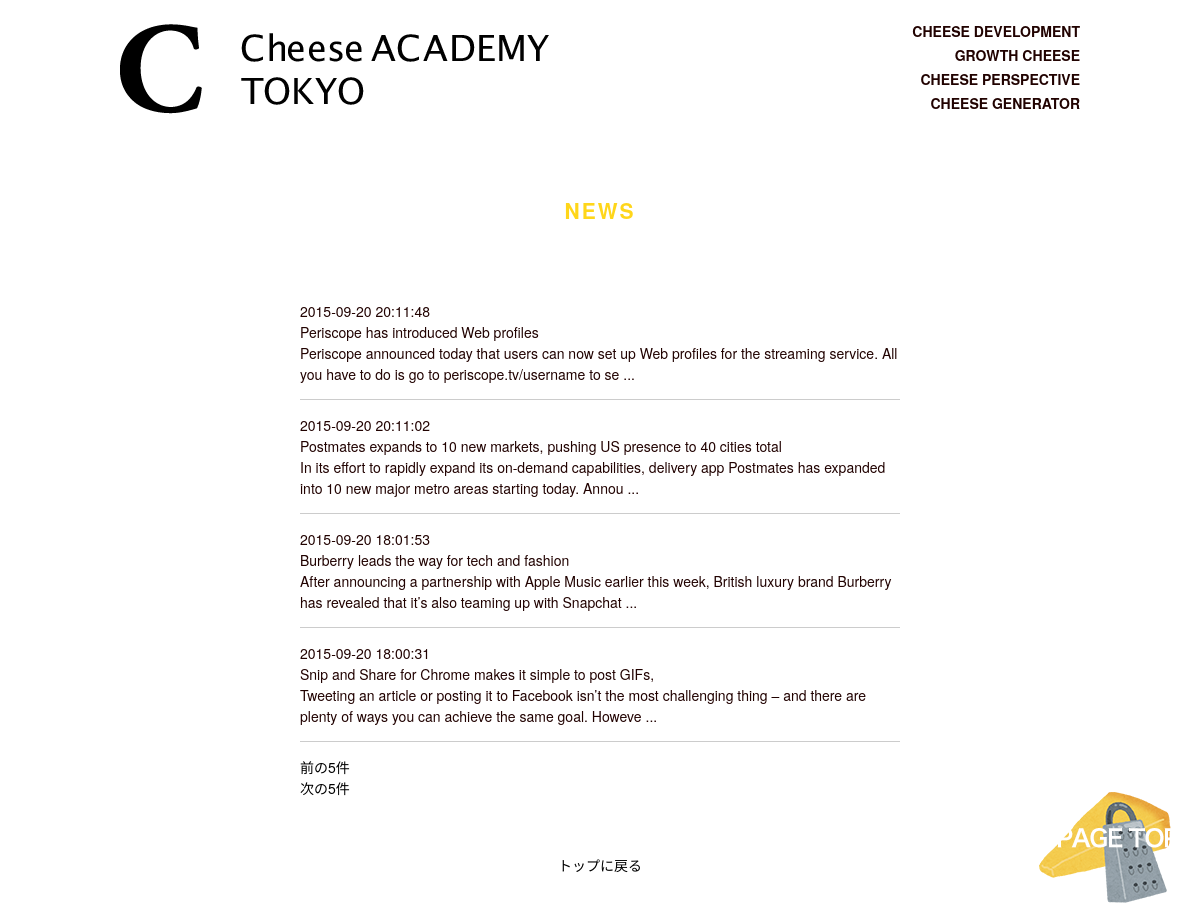
Screenshot of /apps.php with the database file from the repository.
### tables this page shows
CREATE TABLE IF NOT EXISTS `newsapp` (
  `id` int(11) NOT NULL,
  `title` varchar(128) NOT NULL,
  `content` varchar(1024) NOT NULL,
  `category_id` int(11) NOT NULL,
  `category_name` varchar(64) NOT NULL,
  `create_date` datetime NOT NULL,
  `update_date` datetime NOT NULL,
  `vote_num` int(11) NOT NULL
);

### apps.php (the view, shortened to what this page needs)
<!DOCTYPE html>
<html>
<head>
    <link rel="stylesheet" href="css/reset.css">
    <link rel="stylesheet" href="css/style.css">
</head>
<body>
    <?php include('header.php'); ?>
    <section class="news contents-box">
        <h2 class="section-title text-center">
            <span class="section-title__yellow">News</span>
        </h2>
        <article class="news-detail">
            <dl class="clearfix">
				<?php
				$news_start = (intval($_GET['page']) - 1) * NEWS_LIST;
				$pdo = new PDO("mysql:host=localhost;dbname=cs_academy;charset=utf8", "root", "");
				$sql = "SELECT * FROM newsapp WHERE category_id = 1 ORDER BY create_date DESC";
				$stmt = $pdo->prepare($sql);
				$stmt->execute();
				$results = $stmt->fetchAll(PDO::FETCH_ASSOC);
				foreach($results as $row) {
					echo '<dt>';
					echo $row['create_date'];
					echo '</dt>';
					echo '<dd class="news-title">';
					echo $row['title'];
					echo '</dd>';
					echo '<a href="content.php?id">';
					echo '<dd class="news-description">';
					echo mb_substr($row['content'], 0, 150);
					if (mb_strlen($row['content']) > 150) {echo ' ...';}
					echo '</dd>';
					echo '</a>';
					echo'<hr>';
				}
				$sql = "SELECT COUNT(id) AS count FROM newsapp WHERE category_id = 1";
				$stmt = $pdo->prepare($sql);
				$stmt->execute();
				$results = $stmt->fetchAll(PDO::FETCH_ASSOC);
				$news_count = $results[0]['count'];
				if ($news_start != 0) {
					echo '<a href="news_list.php?page=' . (intval($_GET['page']) - 1) . '">前の'. NEWS_LIST . '件</a>';
				}
				if ($news_count > ($news_start + NEWS_LIST)) {
					echo '<div class="news-next"><a href="news_list.php?page=' . (intval($_GET['page']) + 1) . '">次の' . NEWS_LIST . '件</a></div>';
				}
				?>
				<p class="view-detail text-center"><a href="index.php">トップに戻る</a></p>
            </dl>
        </article>
    </section>
    <?php include('footer.php'); ?>
<p class="btn-pageTop"><a href="#"><img src="img/btn-pagetop.png" alt=""></a></p>
</body>
</html>

### header.php (shortened to what this page needs)
<!DOCTYPE html>
<html>
<head>
    <link rel="stylesheet" href="css/reset.css">
    <link rel="stylesheet" href="css/style.css">
</head>
<body>
    <header class="header">
        <div class="inner clearfix">
            <h1 class="site-title"><a href="#"><img src="img/logo.png" alt="Cheese Academy Tokyo"></a></h1>
            <ul class="list-header text-right">
                <li>CHEESE DEVELOPMENT</li>
                <li>GROWTH CHEESE</li>
                <li>CHEESE PERSPECTIVE</li>
                <li>CHEESE GENERATOR</li>
            </ul>
        </div>
    </header>

### css/style.css (style rules this page uses)
body { font-size:62.5%; font-family:'Helvetica Neue', Helvetica, Arial, YuGothic, 'Yu Gothic', 游ゴシック体, '游ゴシック', 'ヒラギノ角ゴ ProN W3', 'Hiragino Kaku Gothic ProN', 'ヒラギノ角ゴ Pro W3', 'Hiragino Kaku Gothic Pro', メイリオ, Meiryo, 'MS ゴシック', 'MS Gothic', sans-serif; }
.inner { width:960px; margin:0 auto; }
.text-center { text-align:center; }
.text-right { text-align:right; }
.site-title { float:left; }
.section-title { margin-bottom: 21px; font-size:21px; text-transform: uppercase; letter-spacing: 0.1em; }
.section-title__yellow { color:#ffd61a; }
.list-header { float:right; }
.list-header >li { margin-bottom: 10px; font-weight: bold; }
.header { padding:24px 0; }
.contents-box { padding:56px 0 48px; }
.news-detail { width:600px; margin:80px auto 0; line-height:1.5; }
.view-detail { margin-top:56px; }
.btn-pageTop { position: fixed; right: 20px; bottom:20px; }

### rows the page displays
newsapp: create_date "2015-09-20 20:11:48", title "Periscope has introduced Web profiles", content "Periscope announced today that users can now set up Web profiles for the streaming service. All you have to do is go to periscope.tv/username to se"
newsapp: create_date "2015-09-20 20:11:02", title "Postmates expands to 10 new markets, pushing US presence to 40 cities total", content "In its effort to rapidly expand its on-demand capabilities, delivery app Postmates has expanded into 10 new major metro areas starting today. Annou"
newsapp: create_date "2015-09-20 18:01:53", title "Burberry leads the way for tech and fashion", content "After announcing a partnership with Apple Music earlier this week, British luxury brand Burberry has revealed that it’s also teaming up with Snapchat"
newsapp: create_date "2015-09-20 18:00:31", title "Snip and Share for Chrome makes it simple to post GIFs,", content "Tweeting an article or posting it to Facebook isn’t the most challenging thing – and there are plenty of ways you can achieve the same goal. Howeve"

### other values shown
NEWS_LIST "5"
